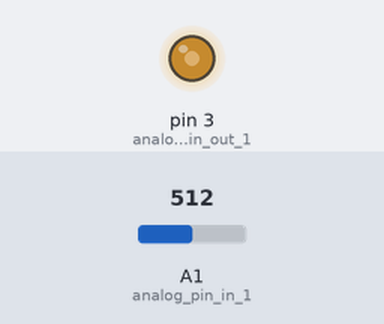
The sketch below on a simulated Arduino Uno, built with avr-gcc and run on an emulated ATmega328P. Parts: output pins drawn as LEDs (lit = HIGH). The test bench sets the inputs (shaded band); at power-on: A1 (analog_pin_in_1) = 512. What the sketch prints to the serial monitor is not drawn.

Above: at 1.2 s.
1.3 s: A1 (analog_pin_in_1) set to 716
At 2.5 s:
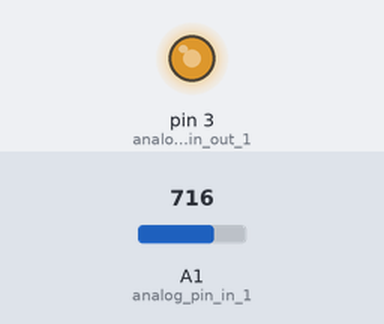
2.8 s: A1 (analog_pin_in_1) set to 900
At 3.9 s:
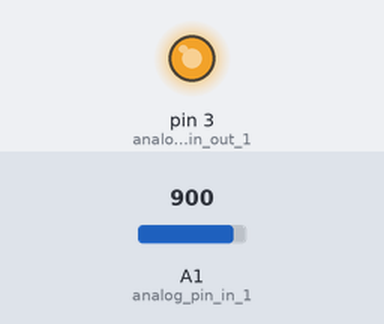
4.3 s: A1 (analog_pin_in_1) set to 122
At 5.2 s:
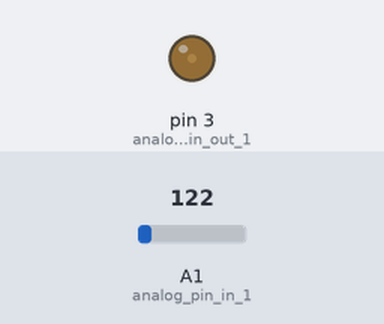
5.8 s: A1 (analog_pin_in_1) set to 0
At 6.4 s:
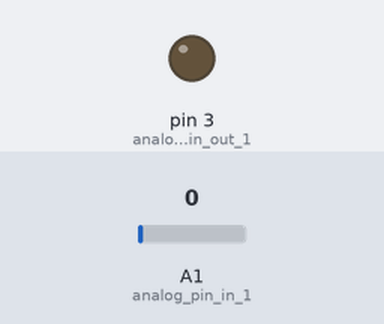
Timing chart, 0 to 8.3 s (numbered marks = the images above; inputs shaded):
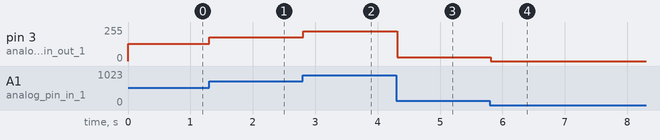

The sketch:

Lab3_Read_Analog_and_Display.ino
```cpp
/*
  Lab3_Read_Analog_and_Display

  Arduino program to read an analog voltage, display the
  value using the Serial Monitor, and output the same
  voltage using PWM.

  Name: Kumar Ramesh
  PUID: 0032813975
*/

const int analog_pin_in_1 = A1;
const int analog_pin_out_1 = 3;

void setup() {
  pinMode(analog_pin_in_1, INPUT);
  pinMode(analog_pin_out_1, OUTPUT);
  Serial.begin(9600);
}

void loop() {
  int val;
  val = analogRead(analog_pin_in_1);
  Serial.print(val);
  analogWrite(analog_pin_out_1, val/4);
  delay(100);
}
```

Measured:
- after the input at 1.3 s, pin 3 (analog_pin_out_1): 128/255 → 179/255 at once
- after the input at 2.8 s, pin 3 (analog_pin_out_1): 179/255 → 225/255 at once
- after the input at 4.3 s, pin 3 (analog_pin_out_1): 225/255 → 30/255 at once
- after the input at 5.8 s, pin 3 (analog_pin_out_1): 30/255 → 0/255 at once
